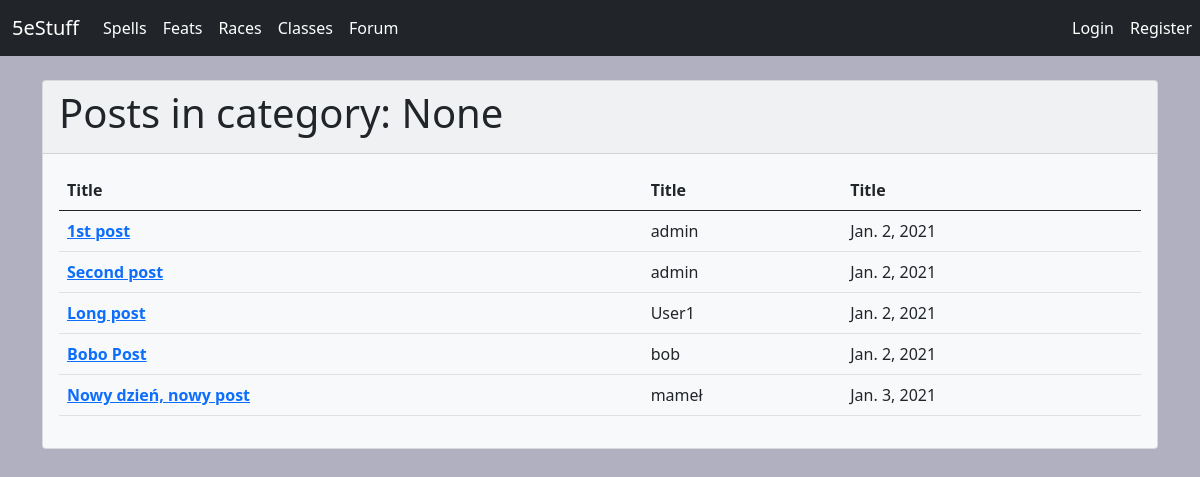
The page /forum/category/None/ on the database its author committed.
### forum/models.py (models this page shows, shortened)
class Post(models.Model):
    title = models.CharField(max_length=100)
    header_image = models.ImageField(null=True, blank=True, upload_to="images/")
    author = models.ForeignKey(User, on_delete=models.CASCADE)
    body = RichTextField(blank=True, null=True)
    post_date = models.DateField(auto_now_add=True)
    category = models.CharField(max_length=100, default='None')
    likes = models.ManyToManyField(User, related_name='blog_post')

### forum/views.py (the view)
# urls.py: path('forum/category/<str:cat>/', CategoryView, name="category"),
def CategoryView(request, cat):
    category_posts = Post.objects.filter(category=cat)
    return render(request, 'categories.html', {'cat':cat, 'posts':category_posts})

### forum/templates/categories.html
{% extends 'base.html'%}
{% block content %}
{% if posts %}
<div class="card bg-light mb-3">
  <div class="card-header"><h1>Posts in category: {{ cat }}</h1></div>
	<div class="card-body">
		<table class="table">
			<thead class="thead-dark">
				<tr>
					<th scope="col">Title</th>
					<th scope="col">Title</th>
					<th scope="col">Title</th>
				</tr>
			</thead>
			<tbody>
				{% for post in posts %}
					<tr>
						<th scope="row"> <a href="{% url 'article-detail' post.pk %}"> {{ post.title }} </a> </td>
						<td> {{ post.author }}    </td>
						<td> {{ post.post_date }} </td>
					</tr>
				{% endfor %}
			</tbody>
		</table>
	</div>
</div>
{% else %}
<h3>Sorry, this page does not exist... :(</h3>
{% endif %}
{% endblock %}

### forum/templates/base.html (style rules this page uses)
body { background-color: #b0b0c0 }

### rows shown on the page
Post: title "1st post", author "admin", post_date "Jan. 2, 2021"
Post: title "Second post", author "admin", post_date "Jan. 2, 2021"
Post: title "Long post", author "User1", post_date "Jan. 2, 2021"
Post: title "Bobo Post", author "bob", post_date "Jan. 2, 2021"
Post: title "Nowy dzień, nowy post", author "mameł", post_date "Jan. 3, 2021"

### other values the page prints
{{ cat }} "None"
